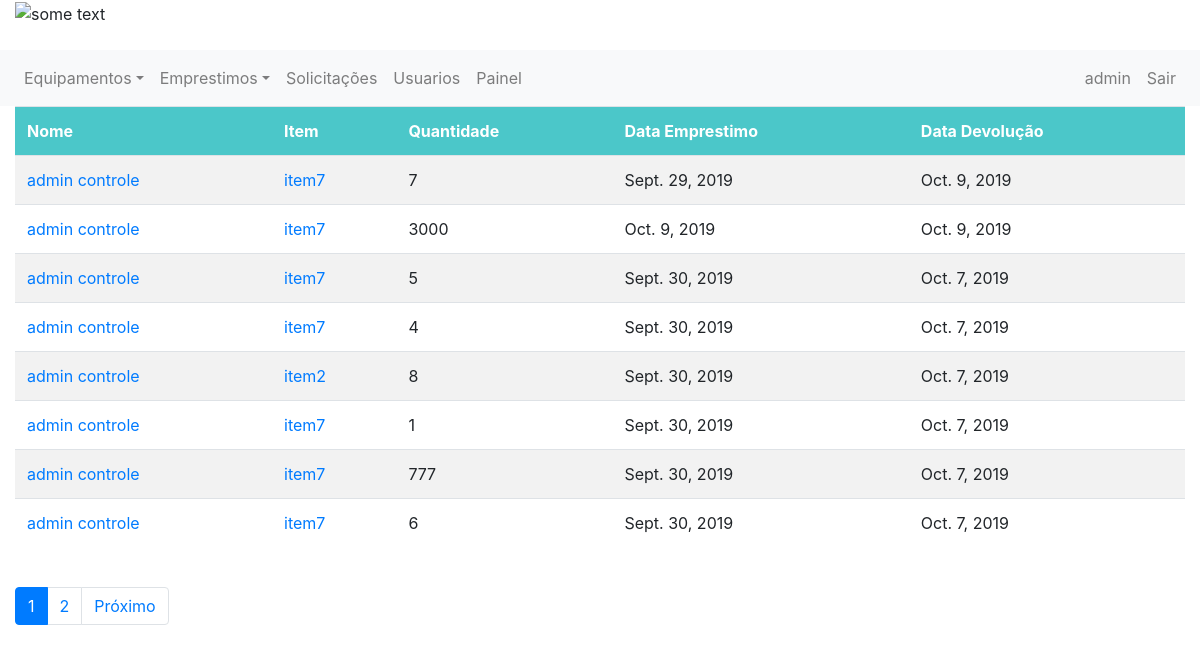
/emprestimos/finalizados (signed in), run on an earlier commit of the app's database.
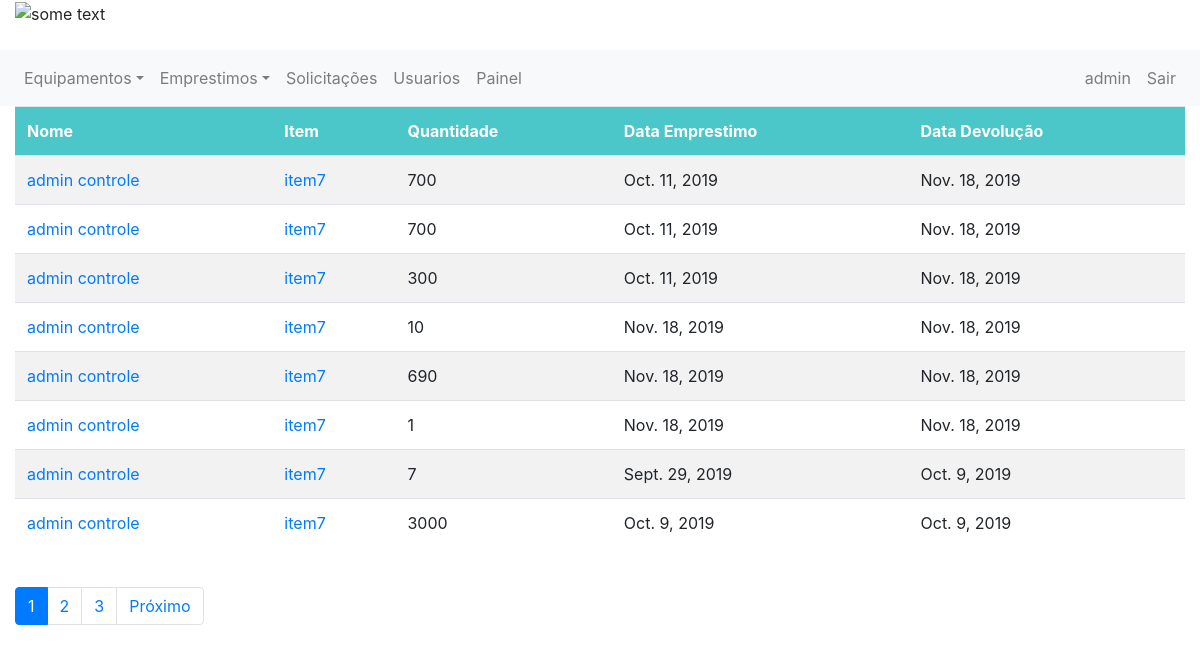
And on a later commit of the database.
### emprestimo/models.py (models this page shows)
class Emprestimo(models.Model):
    equipamento = models.ForeignKey(Item, on_delete=models.CASCADE, related_name='item_emprestimo')
    solicitante = models.ForeignKey(Usuario, on_delete=models.CASCADE, related_name='usuario_emprestimo')
    tipo = models.ForeignKey(TipoEstadoEmprestimo, on_delete=models.CASCADE, related_name='tipo_emprestimo')
    estado = models.BooleanField(default=0)
    descricao = models.CharField(max_length=255)
    quantidade = models.IntegerField()
    data_emprestimo = models.DateField(null=False)
    data_devolucao = models.DateField(null=True)
    mensagem_rejeitado = models.CharField(max_length=255, null=True)
    mensagem_devolucao = models.CharField(max_length=255, null=True)

### controle/models.py (models this page shows, shortened)
class Usuario(models.Model):
    user = models.OneToOneField(User, related_name='profile', on_delete=models.CASCADE, null=True)
    telefone = models.IntegerField()
    tipo = models.ForeignKey(TipoUsuario, on_delete=models.CASCADE)

class Item(models.Model):
    nome = models.CharField(max_length=50)
    quantidade = models.IntegerField()
    tipo = models.ForeignKey(TipoEquipamento, on_delete=models.CASCADE)
    imagem = models.FileField(upload_to='documents/%Y/%m/%d', default='documents/1111/sem_foto.jpg')
    excluido = models.BooleanField(default=False)

### emprestimo/views.py (the view)
# urls.py: path('emprestimos/finalizados', views.exibir_emprestimos_finalizados, name="emprestimos_finalizados"),
@login_required
def exibir_emprestimos_finalizados(request):
    emprestimos_finalizados = Emprestimo.objects.filter(tipo=4).order_by('-data_devolucao')
    paginator = Paginator(emprestimos_finalizados, 8)
    page = request.GET.get('page')
    emprestimos_finalizados = paginator.get_page(page)
    return render(request, 'pag_emp_finalizados.html',
                  {'emprestimos': emprestimos_finalizados, 'user_logado': get_usuario_logado(request)})

### emprestimo/views.py (called while the page is built)
def get_usuario_logado(request):
    return request.user

### emprestimo/templates/pag_emp_finalizados.html (shortened to what this page needs)
{% extends 'base.html' %}
{% block 'content' %}
    {% if emprestimos %}
        <table class="table table-hover">
            <tr>
                <th>Nome</th>
                <th>Item</th>
                <th>Quantidade</th>
                <th>Data Emprestimo</th>
                <th>Data Devolução</th>
            </tr>
          {% for emprestimo in emprestimos %}
              <tr>
                  <td> <a href="{% url 'exibe_um_usuario' emprestimo.solicitante.id %}"> {{emprestimo.solicitante.user.first_name }} {{emprestimo.solicitante.user.last_name}} </a> </td>
                  <td> <a href="{% url 'equipamento' emprestimo.equipamento.id %}">{{emprestimo.equipamento.nome}}</a></td>
                  <td>{{emprestimo.quantidade}}</td>
                  <td>{{emprestimo.data_emprestimo}}</td>
                  <td>{{emprestimo.data_devolucao}}</td>
                </tr>
            {%endfor%}
      </table>
    {% else %}
        <p style="font-size: 30px; font-weight: bold; text-align:center">Nenhum emprestimo encontrado <br> :( </p>
    {% endif %}
<br>
    {% if emprestimos.paginator.count > 8 %}
  <ul class="pagination" style="padding-bottom: -5px; margin-bottom: 0;">
    {% for num in emprestimos.paginator.page_range %}
      {% if emprestimos.number == num %}
        <li class="page-item active">
          <a class="page-link" href="#">{{ num }} <span class="sr-only">(current)</span></a>
        </li>
        {% elif num > emprestimos.number|add:'-3' and num < emprestimos.number|add:3 %}
          <li class="page-item"><a class="page-link" href="?page={{ num }}">{{ num }}</a></li>
        {% endif %}
      {% endfor %}
      {% if emprestimos.has_next %}
        <li class="page-item">
          <a class="page-link" href="?page={{ emprestimos.next_page_number }}">Próximo</a>
        </li>
      {% endif %}
  </ul>
        <br>
        <br>
{% endif %}
{% endblock %}

What changed in the data, as far as the page shows it:
no longer on this page (row unchanged): Emprestimo: solicitante.user.first_name "admin", solicitante.user.last_name "controle", equipamento.nome "item7", quantidade "5", data_emprestimo "Sept. 30, 2019", data_devolucao "Oct. 7, 2019"
no longer on this page (row unchanged): Emprestimo: solicitante.user.first_name "admin", solicitante.user.last_name "controle", equipamento.nome "item7", quantidade "4", data_emprestimo "Sept. 30, 2019", data_devolucao "Oct. 7, 2019"
no longer on this page (row unchanged): Emprestimo: solicitante.user.first_name "admin", solicitante.user.last_name "controle", equipamento.nome "item2", quantidade "8", data_emprestimo "Sept. 30, 2019", data_devolucao "Oct. 7, 2019"
no longer on this page (row unchanged): Emprestimo: solicitante.user.first_name "admin", solicitante.user.last_name "controle", equipamento.nome "item7", quantidade "1", data_emprestimo "Sept. 30, 2019", data_devolucao "Oct. 7, 2019"
no longer on this page (row unchanged): Emprestimo: solicitante.user.first_name "admin", solicitante.user.last_name "controle", equipamento.nome "item7", quantidade "777", data_emprestimo "Sept. 30, 2019", data_devolucao "Oct. 7, 2019"
no longer on this page (row unchanged): Emprestimo: solicitante.user.first_name "admin", solicitante.user.last_name "controle", equipamento.nome "item7", quantidade "6", data_emprestimo "Sept. 30, 2019", data_devolucao "Oct. 7, 2019"
now on this page (row edited): Emprestimo: solicitante.user.first_name "admin", solicitante.user.last_name "controle", equipamento.nome "item7", quantidade "700", data_emprestimo "Oct. 11, 2019", data_devolucao "Nov. 18, 2019"
now on this page (row edited): Emprestimo: solicitante.user.first_name "admin", solicitante.user.last_name "controle", equipamento.nome "item7", quantidade "700", data_emprestimo "Oct. 11, 2019", data_devolucao "Nov. 18, 2019"
now on this page (row edited): Emprestimo: solicitante.user.first_name "admin", solicitante.user.last_name "controle", equipamento.nome "item7", quantidade "300", data_emprestimo "Oct. 11, 2019", data_devolucao "Nov. 18, 2019"
added Emprestimo: solicitante.user.first_name "admin", solicitante.user.last_name "controle", equipamento.nome "item7", quantidade "10", data_emprestimo "Nov. 18, 2019", data_devolucao "Nov. 18, 2019"
added Emprestimo: solicitante.user.first_name "admin", solicitante.user.last_name "controle", equipamento.nome "item7", quantidade "690", data_emprestimo "Nov. 18, 2019", data_devolucao "Nov. 18, 2019"
added Emprestimo: solicitante.user.first_name "admin", solicitante.user.last_name "controle", equipamento.nome "item7", quantidade "1", data_emprestimo "Nov. 18, 2019", data_devolucao "Nov. 18, 2019"
Also different on the page:
new list line: "3"
